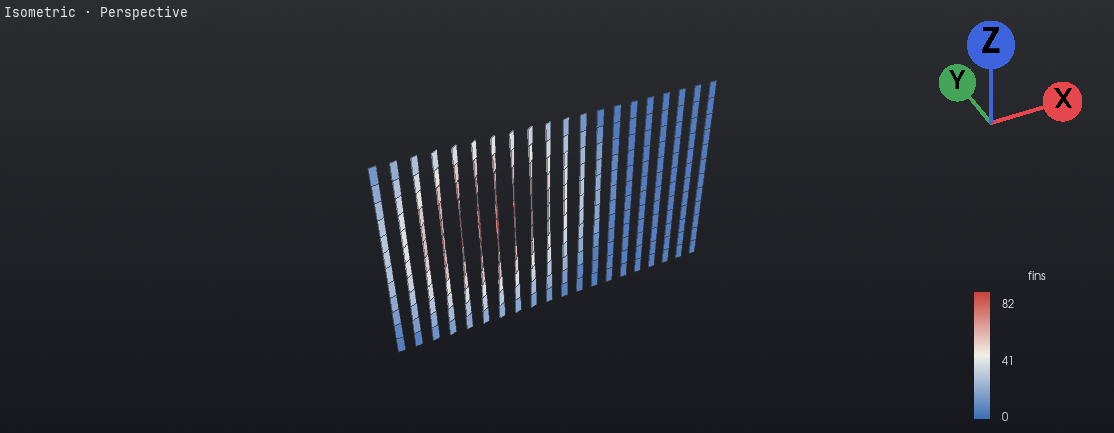
#> input picture manual/images/app/first-project-result-en.png, 1114 x 433 px, found by its file name
$ python start_templates.py ../manual/images/app/first-project-result-en.png
#> lines starting #> are read from the running program, lines starting #| are printed output that depends on the picture
"""The projects of the start screen («Start from a recipe»): the first project of the manual and its recipes, copied
into `src/tensela/templates/` with a small picture of each one (480 × 300), so that they travel inside Tensela.

They come from the examples of the repository (`examples/`, CC0) and the pictures of the manual
(`manual/images/recipes/`, and the result of the first project). Run it again when an example or its picture changes.

    .venv/bin/python tools/start_templates.py                    # from ./examples, or ../tensela/examples
    .venv/bin/python tools/start_templates.py path/to/tensela    # from another copy of the repository
"""
from __future__ import annotations

import shutil
import sys
from pathlib import Path

from PIL import Image

ROOT = Path(__file__).resolve().parent.parent
OUT = ROOT / "src" / "tensela" / "templates"
SIZE = (480, 300)
#: The projects, in the order of the start screen, and their pictures in the manual.
PROJECTS = [("first-project", "app/first-project-result-en.png")] + [
    (name, f"recipes/{name}.png") for name in (
        "breathing-facade", "twisting-tower", "hypar-roof", "rib-wall", "voronoi-skin", "hanging-vault",
        "waffle-model", "sun-study")]


def repository(args: list[str]) -> Path:
    if args:
        return Path(args[0]).resolve()
    return ROOT if (ROOT / "examples").is_dir() else ROOT.parent / "tensela"


def picture(source: Path, target: Path) -> None:
    """The picture cut to 16:10 around its centre and made small."""
    image = Image.open(source).convert("RGB")
#> image is the input picture: PIL image 1114x433 RGB; mean R, G, B 37.4, 39.9, 45.9
    w, h = image.size
#> w = 1114; h = 433
    ratio = SIZE[0] / SIZE[1]
    if w / h > ratio:
        cut = round(h * ratio)
#> cut = 693
        image = image.crop(((w - cut) // 2, 0, (w - cut) // 2 + cut, h))
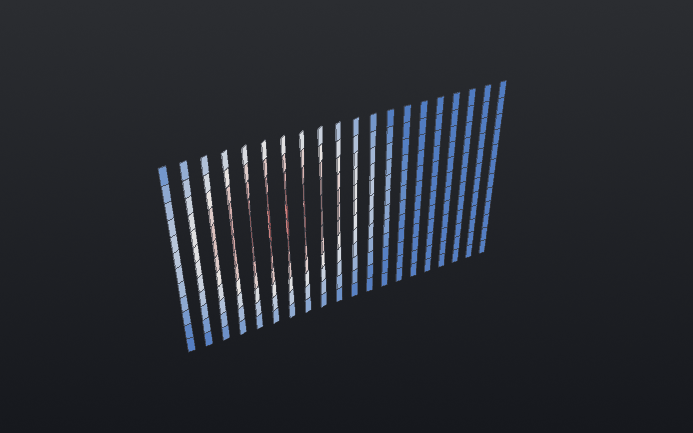
#> image: PIL image 693x433 RGB; mean R, G, B 38, 41.1, 47.5
    else:
        cut = round(w / ratio)
        image = image.crop((0, (h - cut) // 2, w, (h - cut) // 2 + cut))
    image.resize(SIZE, Image.Resampling.LANCZOS).save(target, optimize=True)
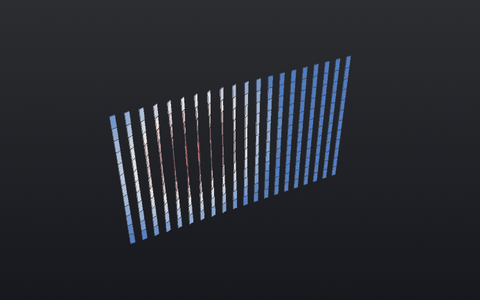
#> saved as first-project.png: PIL image 480x300 RGB; mean R, G, B 38, 41.1, 47.5


def main(args: list[str]) -> int:
    repo = repository(args)
    OUT.mkdir(parents=True, exist_ok=True)
    for name, image in PROJECTS:
        project = repo / "examples" / (f"{name}.tela" if name == "first-project" else f"recipes/{name}.tela")
        shutil.copy2(project, OUT / f"{name}.tela")
        picture(repo / "manual" / "images" / image, OUT / f"{name}.png")
        print("✓", name)
    return 0


if __name__ == "__main__":
#> (the run stopped early here; a loop or call above may not have finished)
